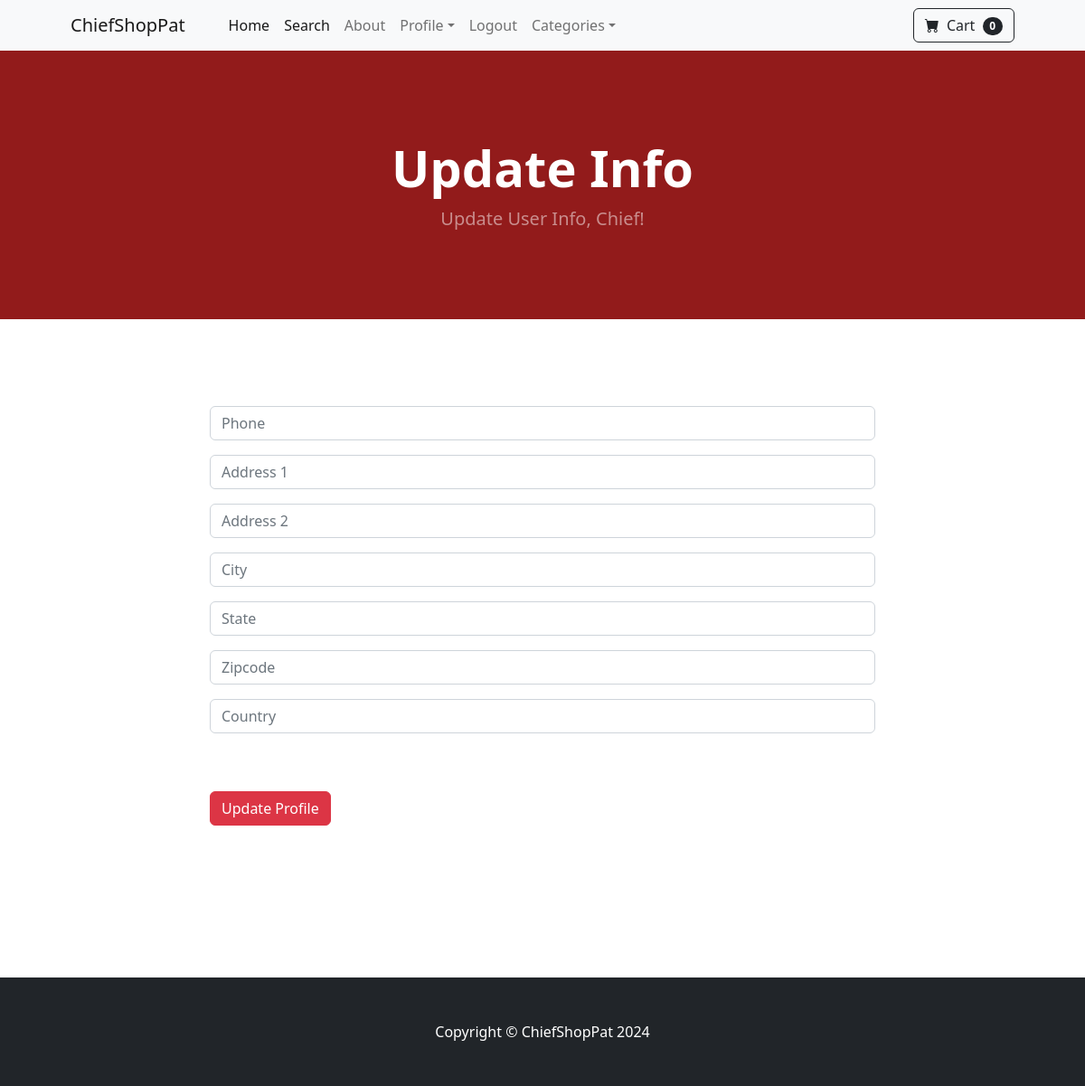
The app's page /update_info/ (signed in), older data.
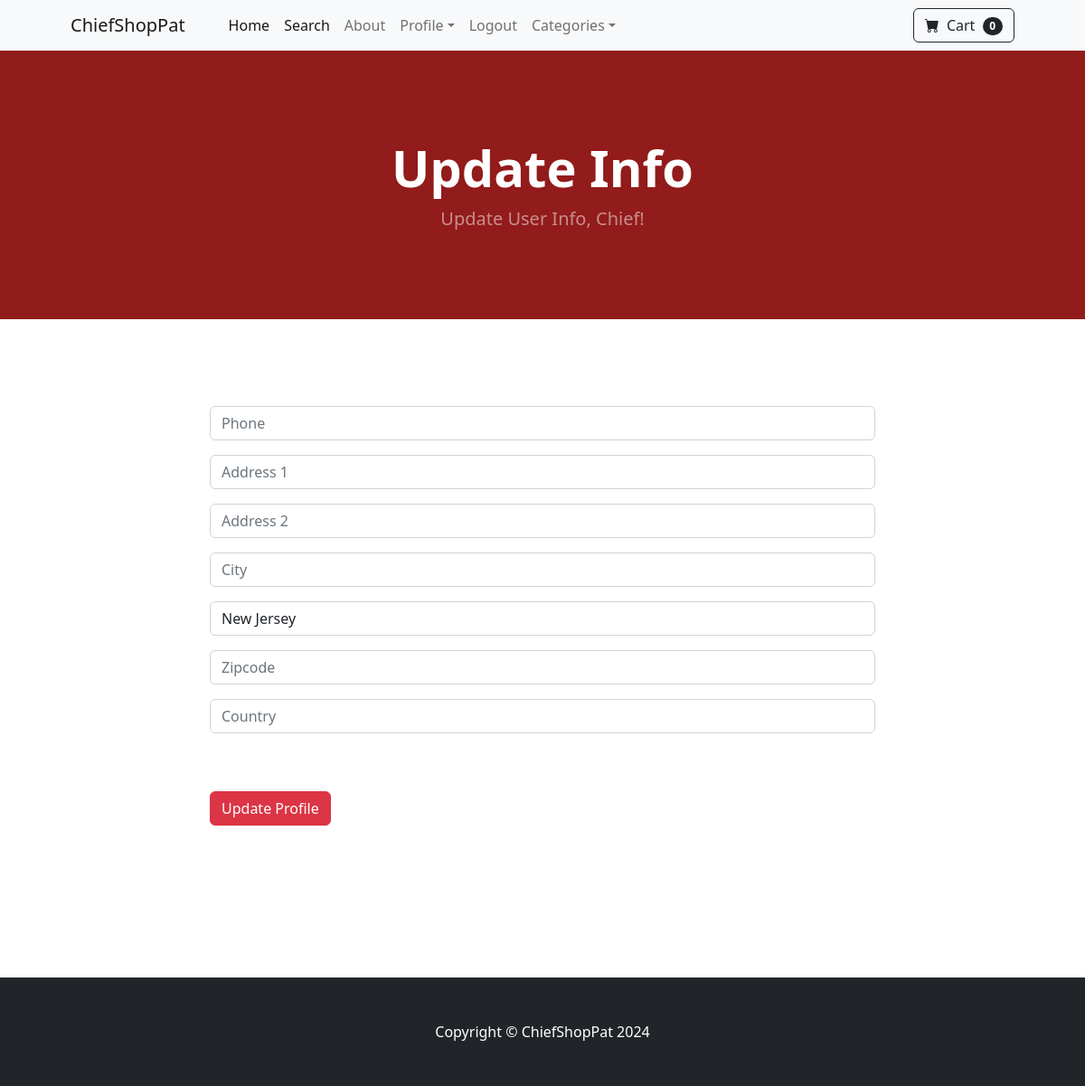
The same page, newer data.
### store/models.py (models this page shows, shortened)
class Profile(models.Model):
    user = models.OneToOneField(User, on_delete=models.CASCADE)
    date_modified = models.DateTimeField(User, auto_now=True)
    phone = models.CharField(max_length=20, blank=True)
    address1 = models.CharField(max_length=200, blank=True)
    address2 = models.CharField(max_length=200, blank=True)
    city = models.CharField(max_length=200, blank=True)
    state = models.CharField(max_length=200, blank=True)
    zipcode = models.CharField(max_length=200, blank=True)
    country = models.CharField(max_length=200, blank=True)
    old_cart = models.CharField(max_length=200, blank=True, null=True)

### store/views.py (the view)
# urls.py: path('update_info/', views.update_info, name='update_info'),
def update_info(request):
    if request.user.is_authenticated:
        curr_user = Profile.objects.get(user__id=request.user.id)    #lookup profile in Profile db model that matches user id
        form = UserInfoForm(request.POST or None, instance=curr_user)    #obtain user id and compare it to profile id
        if form.is_valid():
            form.save()    #save the user   #relog them in (django naunce we have to do when we update a user)
            messages.success(request, ("Your Info Has Been Updated, Chief"))
            return redirect('home')
        else:   #otherwise we want them to resubmit a valid form
            return render(request, 'update_info.html', {'form': form})
    else:   #if they're not logged in, we want to redirect them to the login page
        messages.success(request, ("Please login to update your info, Chief!"))
        return redirect('home')

### store/forms.py
class UserInfoForm(forms.ModelForm):
	phone = forms.CharField(label="", widget=forms.TextInput(attrs={'class':'form-control', 'placeholder':'Phone'}), required=False)
	address1 = forms.CharField(label="", widget=forms.TextInput(attrs={'class':'form-control', 'placeholder':'Address 1'}), required=False)
	address2 = forms.CharField(label="", widget=forms.TextInput(attrs={'class':'form-control', 'placeholder':'Address 2'}), required=False)
	city = forms.CharField(label="", widget=forms.TextInput(attrs={'class':'form-control', 'placeholder':'City'}), required=False)
	state = forms.CharField(label="", widget=forms.TextInput(attrs={'class':'form-control', 'placeholder':'State'}), required=False)
	zipcode = forms.CharField(label="", widget=forms.TextInput(attrs={'class':'form-control', 'placeholder':'Zipcode'}), required=False)
	country = forms.CharField(label="", widget=forms.TextInput(attrs={'class':'form-control', 'placeholder':'Country'}), required=False)
	class Meta:
		model = Profile
		fields = ('phone', 'address1', 'address2', 'city', 'state', 'zipcode', 'country', )

### cart/cart.py (called while the page is built)
    def __len__(self):
        return len(self.cart)

### cart/context_processors.py (called while the page is built)
def cart(request):
    return {'cart': Cart(request)}

### store/templates/update_info.html (shortened to what this page needs)
{% extends 'base.html' %}
{% block content %}
<header class="bg-myred py-5">
  <div class="container px-4 px-lg-5 my-5">
    <div class="text-center text-white">
      <h1 class="display-4 fw-bolder">Update Info</h1>
      <p class="lead fw-normal text-white-50 mb-0">Update User Info, Chief!</p>
    </div>
  </div>
</header>
<div class="container my-5">
  <div class="row justify-content-center">
    <div class="col-8">
      <br /><br />
      <form method="POST" action="{% url 'update_info' %}">
        {{ form.as_p }}
        <br/><br/>
        <button type="submit" class="btn btn-danger">Update Profile</button>
        <br><br>
      </form>
      <br /><br />
      <br /><br />
    </div>
  </div>
</div>
{% endblock %}

Row changes from the older to the newer data that the page shows:
changed Profile: state (not shown) → "New Jersey"
